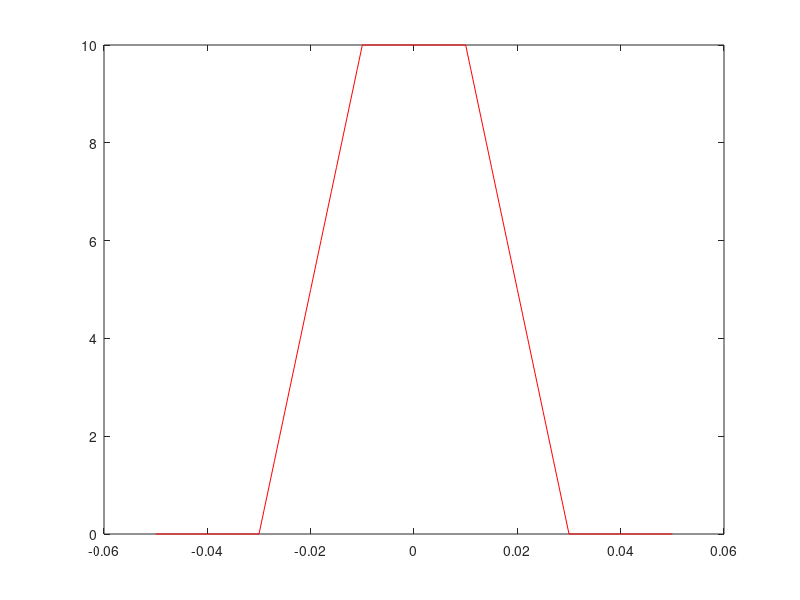

Reproduce this figure in MATLAB.
Fs = 1e3;
t = -50e-3:1/Fs:50e-3;
A = 10;
T1 = 20e-3;
T2 = 60e-3;
s = A*(T2*tripuls(t,T2)-T1*tripuls(t,T1))/(T2-T1);
plot(t,s,'Color','r');